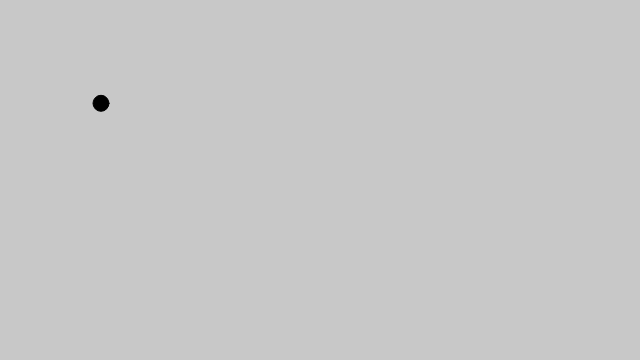
Frame 1 (no input)
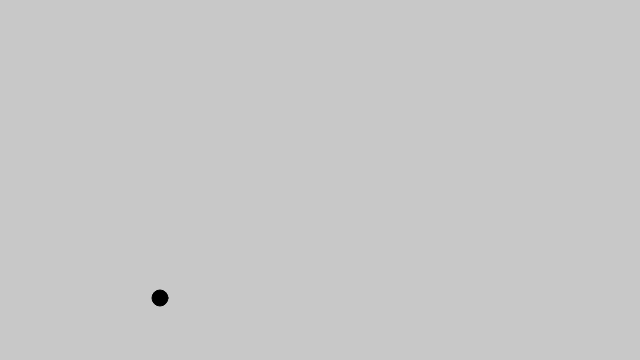
Frame 60 (no input)
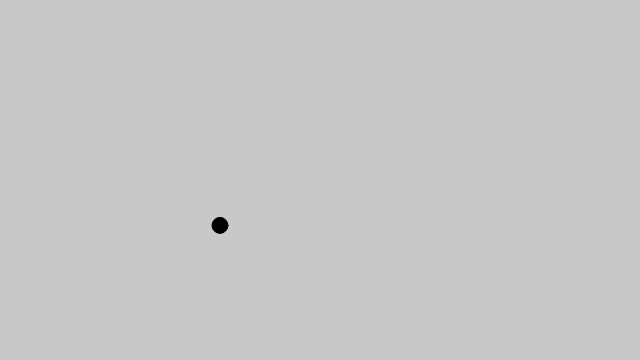
Frame 120 (the mouse pressed at the canvas centre since frame 60)

The p5.js sketch that drew these frames (run headless with seeded random() and noise() and a simulated clock; from frame 60 on, the mouse is pressed at the canvas centre):

// p5.js sketch
// ── sketch.js
// バウンドするボール（ベクトルを使わない場合）

let x = 100;
let y = 100;
let xSpeed = 1;
let ySpeed = 3.3;

function setup() {
	createCanvas(640, 360);
}

function draw() {
	background(200);
	x = x + xSpeed;
	y = y + ySpeed;

	if ((x > width) || (x < 0)) {
		xSpeed = xSpeed * -1;
	}
	if ((y > height) || (y < 0)) {
		ySpeed = ySpeed * -1;
	}

	stroke(0);
	fill(0);
	ellipse(x, y, 16);
}
